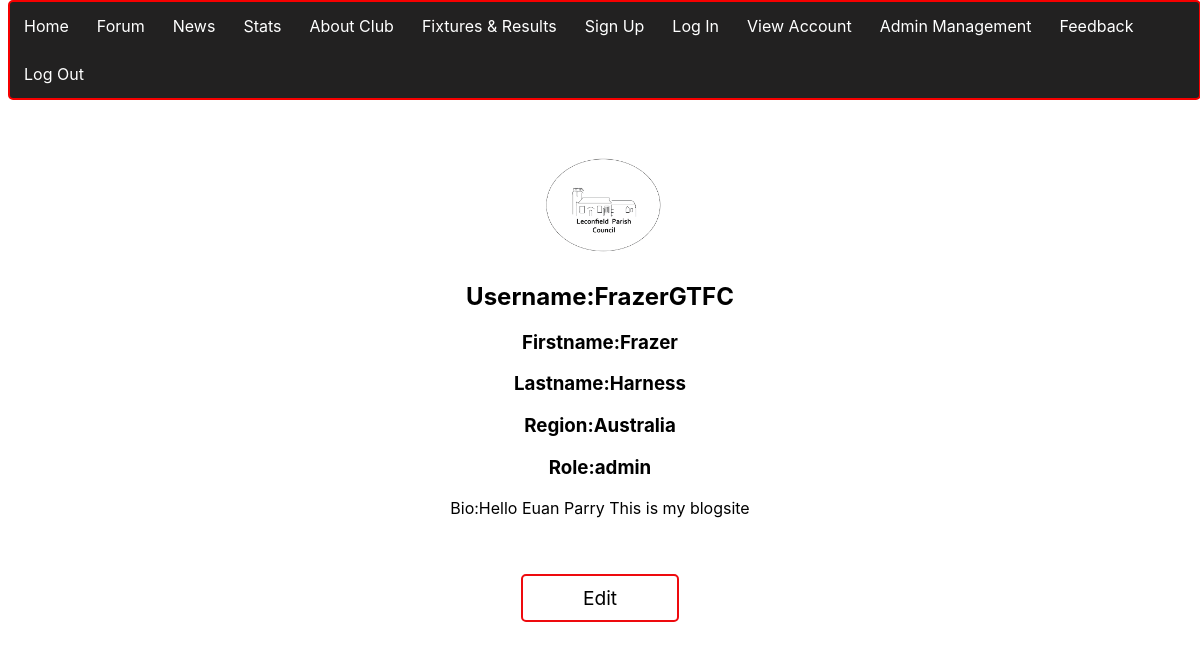
The page /retrieve_profile.php?id=1 (signed in) on the database its author committed.
### tables this page shows
CREATE TABLE `users` (
  `id` int(11) NOT NULL,
  `username` text NOT NULL,
  `password` text NOT NULL,
  `firstname` text NOT NULL,
  `lastname` text NOT NULL,
  `email` text NOT NULL,
  `bio` text NOT NULL,
  `profile_pic` blob NOT NULL,
  `region` text NOT NULL,
  `status` enum('active','inactive','','') NOT NULL,
  `birthdate` text NOT NULL,
  `role` enum('user','admin','','') NOT NULL
);

### retrieve_profile.php (the view, shortened to what this page needs)
<?php
include 'nav.php';
$user_id = $_GET['id'];
$sql = "SELECT * FROM users WHERE id = ?";
$stmt = $conn->prepare($sql);
$stmt->bind_param("i", $user_id);
$stmt->execute();
$result = $stmt->get_result();
if($result->num_rows > 0) {
    while ($row = $result->fetch_assoc()){
        ?>
        <!DOCTYPE html>
        <html lang="en">
        <head>
            <link rel="stylesheet" href="main.css">
            <link rel="stylesheet" href="accounts.css">
        </head>
        <body>
            <h1 class="title"><u>View Profile</u></h1>
            <?php
        echo '<section class="postCard">';
        echo '<img src="uploads/' . htmlspecialchars($row['profile_pic']) . '" alt="Profile Picture" style="width:150px;height:auto;">';
        echo "<h2> Username:" . htmlspecialchars($row['username']) . "</h2>";
        echo "<h3> Firstname:" . htmlspecialchars($row['firstname']) . "</h3>";
        echo "<h3> Lastname:" . htmlspecialchars($row['lastname']) . "</h3>";
        echo "<h3> Region:" . htmlspecialchars($row['region']) . "</h3>";
        echo "<h3> Role:" . htmlspecialchars($row['role']) . "</h3>";
        echo "<p> Bio:" . htmlspecialchars($row['bio']) . "</p>";
        echo '<br>';
        echo '<br>';
        echo '<a href="edit_profile.php?id=' . htmlspecialchars($row['id']) . '">Edit</a>';
        echo '</section>';
    }
} else {
    echo "Sorry, 0 Results Returned";
}
?>
</body>
</html>

### main.css (style rules this page uses)
body { font-family: "Inter", sans-serif; font-optical-sizing: auto; font-weight: weight; font-style: normal; }
.title { margin-top: 5%; text-align: center; }
.postCard { margin-top: 5%; text-align: center; }

### accounts.css (style rules this page uses)
.postCard a { text-align: center; border: 2px solid #EE0A0E; padding: 10px 60px; border-radius: 5px; cursor: pointer; background-color: white; text-decoration: none; color: black; display: inline-block; font-size: 120%; transition-duration: 0.4s; }

### rows shown on the page
users: profile_pic (picture), username "FrazerGTFC", firstname "Frazer", lastname "Harness", region "Australia", role "admin", bio "Hello Euan Parry This is my blogsite"
